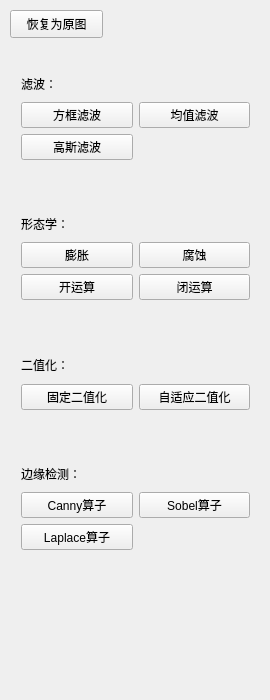
<?xml version="1.0" encoding="UTF-8"?>
<ui version="4.0">
 <class>LevelEasy</class>
 <widget class="QWidget" name="LevelEasy">
  <property name="geometry">
   <rect>
    <x>0</x>
    <y>0</y>
    <width>270</width>
    <height>700</height>
   </rect>
  </property>
  <property name="windowTitle">
   <string>LevelEasy</string>
  </property>
  <widget class="QPushButton" name="buttonRevert">
   <property name="geometry">
    <rect>
     <x>10</x>
     <y>10</y>
     <width>93</width>
     <height>28</height>
    </rect>
   </property>
   <property name="text">
    <string>恢复为原图</string>
   </property>
  </widget>
  <widget class="QWidget" name="">
   <property name="geometry">
    <rect>
     <x>10</x>
     <y>60</y>
     <width>251</width>
     <height>111</height>
    </rect>
   </property>
   <layout class="QGridLayout" name="gridLayout">
    <item row="1" column="1">
     <widget class="QPushButton" name="buttonJZFilter">
      <property name="autoFillBackground">
       <bool>false</bool>
      </property>
      <property name="text">
       <string>均值滤波</string>
      </property>
     </widget>
    </item>
    <item row="1" column="0">
     <widget class="QPushButton" name="buttonFKFilter">
      <property name="autoFillBackground">
       <bool>false</bool>
      </property>
      <property name="text">
       <string>方框滤波</string>
      </property>
     </widget>
    </item>
    <item row="2" column="0">
     <widget class="QPushButton" name="buttonGSFilter">
      <property name="autoFillBackground">
       <bool>false</bool>
      </property>
      <property name="text">
       <string>高斯滤波</string>
      </property>
     </widget>
    </item>
    <item row="0" column="0">
     <widget class="QLabel" name="label">
      <property name="autoFillBackground">
       <bool>false</bool>
      </property>
      <property name="frameShape">
       <enum>QFrame::NoFrame</enum>
      </property>
      <property name="text">
       <string>滤波：</string>
      </property>
     </widget>
    </item>
   </layout>
  </widget>
  <widget class="QWidget" name="">
   <property name="geometry">
    <rect>
     <x>10</x>
     <y>200</y>
     <width>251</width>
     <height>111</height>
    </rect>
   </property>
   <layout class="QGridLayout" name="gridLayout_2">
    <item row="0" column="0">
     <widget class="QLabel" name="label_2">
      <property name="text">
       <string>形态学：</string>
      </property>
     </widget>
    </item>
    <item row="1" column="0">
     <widget class="QPushButton" name="buttonDilate">
      <property name="text">
       <string>膨胀</string>
      </property>
     </widget>
    </item>
    <item row="1" column="1">
     <widget class="QPushButton" name="buttonErode">
      <property name="text">
       <string>腐蚀</string>
      </property>
     </widget>
    </item>
    <item row="2" column="0">
     <widget class="QPushButton" name="buttonOpenOperation">
      <property name="text">
       <string>开运算</string>
      </property>
     </widget>
    </item>
    <item row="2" column="1">
     <widget class="QPushButton" name="buttonCloseOperation">
      <property name="text">
       <string>闭运算</string>
      </property>
     </widget>
    </item>
   </layout>
  </widget>
  <widget class="QWidget" name="">
   <property name="geometry">
    <rect>
     <x>10</x>
     <y>340</y>
     <width>251</width>
     <height>81</height>
    </rect>
   </property>
   <layout class="QGridLayout" name="gridLayout_3">
    <item row="0" column="0">
     <widget class="QLabel" name="label_3">
      <property name="text">
       <string>二值化：</string>
      </property>
     </widget>
    </item>
    <item row="1" column="0">
     <widget class="QPushButton" name="buttonThreshold">
      <property name="text">
       <string>固定二值化</string>
      </property>
     </widget>
    </item>
    <item row="1" column="1">
     <widget class="QPushButton" name="buttonAdaptiveThreshold">
      <property name="text">
       <string>自适应二值化</string>
      </property>
     </widget>
    </item>
   </layout>
  </widget>
  <widget class="QWidget" name="">
   <property name="geometry">
    <rect>
     <x>10</x>
     <y>450</y>
     <width>251</width>
     <height>111</height>
    </rect>
   </property>
   <layout class="QGridLayout" name="gridLayout_4">
    <item row="0" column="0">
     <widget class="QLabel" name="label_4">
      <property name="text">
       <string>边缘检测：</string>
      </property>
     </widget>
    </item>
    <item row="1" column="0">
     <widget class="QPushButton" name="buttonCanny">
      <property name="text">
       <string>Canny算子</string>
      </property>
     </widget>
    </item>
    <item row="1" column="1">
     <widget class="QPushButton" name="buttonSobel">
      <property name="text">
       <string>Sobel算子</string>
      </property>
     </widget>
    </item>
    <item row="2" column="0">
     <widget class="QPushButton" name="buttonLaplace">
      <property name="text">
       <string>Laplace算子</string>
      </property>
     </widget>
    </item>
   </layout>
  </widget>
 </widget>
 <layoutdefault spacing="6" margin="11"/>
 <tabstops>
  <tabstop>buttonFKFilter</tabstop>
 </tabstops>
 <resources/>
 <connections/>
</ui>
